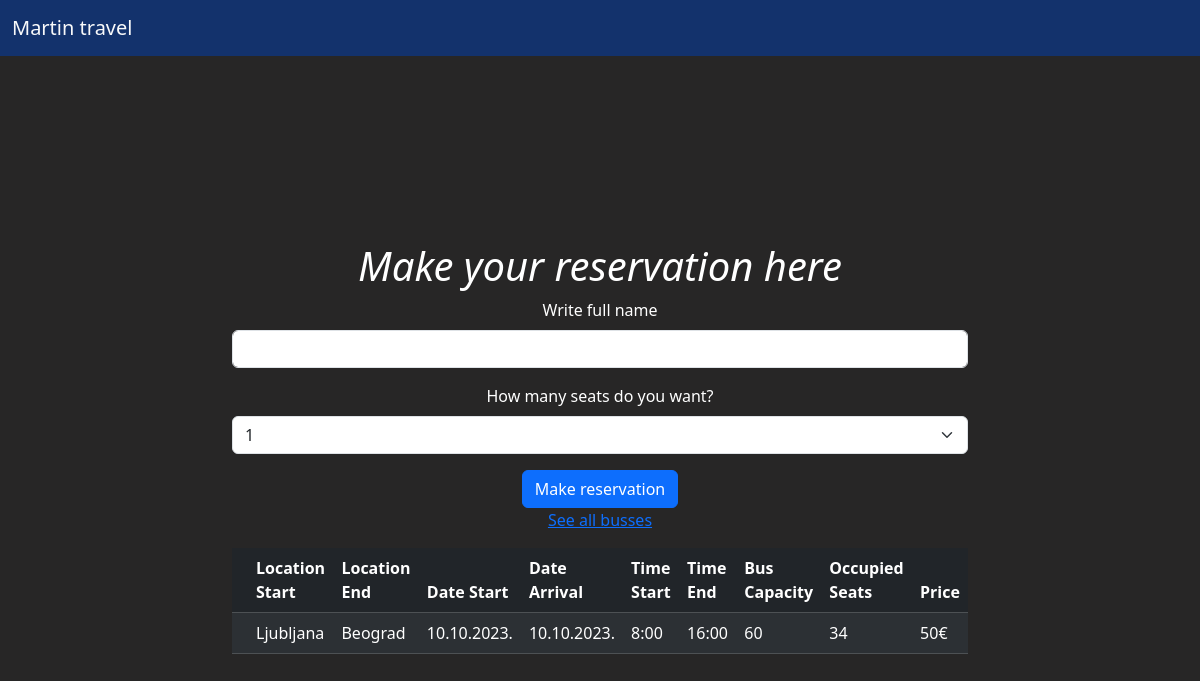
/reserve?id=5, run on the app's committed database.
### main.py (models this page shows)
class Bus(db.Model):
    id = db.Column(db.Integer, primary_key=True, unique=True)
    location_start = db.Column(db.String, nullable=False)
    location_end = db.Column(db.String, nullable=False)
    date_start = db.Column(db.String, nullable=False)
    date_arival = db.Column(db.String, nullable=False)
    time_start = db.Column(db.String, nullable=False)
    time_end = db.Column(db.String, nullable=True)
    buss_capacity = db.Column(db.Integer, nullable=True)
    occupied_seats = db.Column(db.Integer, nullable=True)
    price = db.Column(db.Integer, nullable=False)

### main.py (the view, shortened to what this page needs)
@app.route("/reserve", methods=["GET", "POST"])
def reserve_seats():
    bus_id = request.args.get("id")
    form = ReserveForm()
    bus = db.get_or_404(Bus, bus_id)
    available_seats = bus.buss_capacity - bus.occupied_seats
    return render_template("reserve.html", form=form, bus=bus, available_seats=available_seats, occupied_seats = bus.occupied_seats)

### main.py
class ReserveForm(FlaskForm):
    full_name = StringField('Write full name', validators=[DataRequired()])
    number_of_seats = SelectField('How many seats do you want?', validators=[DataRequired()], choices=seats)
    submit = SubmitField('Make reservation', validators=[DataRequired()])

### templates/reserve.html (shortened to what this page needs)
{% extends 'base.html' %}
{% from 'bootstrap5/form.html' import render_form %}
{% block content %}
    <div class="container">
        <div class="row justify-content-center align-items-center vh-100">
            <div class="col-sm-12 col-md-8">
                <h1 class="text-center">Make your reservation here</h1>
                <table class="table table-dark table-striped table-hover">
                    <thead>
                        <tr>
                            <th></th>
                            <th>Location Start</th>
                            <th>Location End</th>
                            <th>Date Start</th>
                            <th>Date Arrival</th>
                            <th>Time Start</th>
                            <th>Time End</th>
                            <th>Bus Capacity</th>
                            <th>Occupied Seats</th>
                            <th>Price</th>
                        </tr>
                    </thead>
                    <tbody>
                            <tr>
                                <td><a href=""></td>
                                <td>{{ bus.location_start }}</td>
                                <td>{{ bus.location_end }}</td>
                                <td>{{ bus.date_start }}</td>
                                <td>{{ bus.date_arival }}</td>
                                <td>{{ bus.time_start }}</td>
                                <td>{{ bus.time_end }}</td>
                                <td>{{ bus.buss_capacity }}</td>
                                <td>{{ bus.occupied_seats }}</td>
                                <td>{{ bus.price }}€</td>
                              </tr>
                <div class="text-center">
                    {{ render_form(form) }}
                </div>
                <p class="space-above text-center"><a href="{{ url_for('home')}}">See all busses</a></p>
            </div>
        </div>
    </div>
{% endblock %}

### static/css/styles.css (style rules this page uses)
body { background-color: rgb(39, 38, 38); color: white; }
h1 { text-align: center; color: white; font-style: italic; }

### data on the page
Bus: location_start "Ljubljana", location_end "Beograd", date_start "10.10.2023.", date_arival "10.10.2023.", time_start "8:00", time_end "16:00", buss_capacity "60", occupied_seats "34", price "50"
